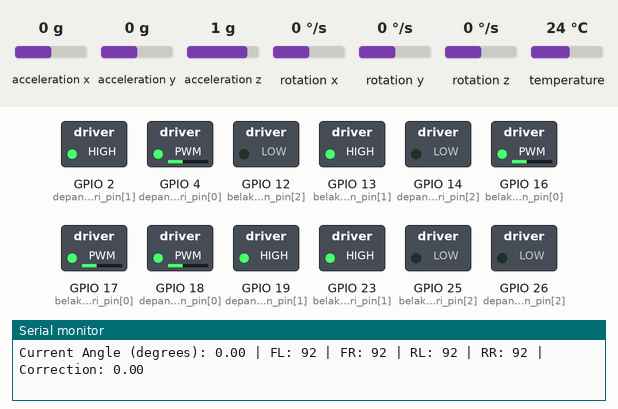
This sketch was run on a simulated ESP32. Parts: switched loads named in the sketch (green lamp = pin HIGH), the last lines printed to the serial monitor. Inputs (shaded band) come from the test bench; at power-on: rotation z 0 °/s, acceleration x 0 g, acceleration y 0 g, acceleration z 1 g, rotation x 0 °/s, rotation y 0 °/s, temperature 24 °C.

Above: at 4.86 s.
4.9 s: rotation z set to -192 °/s
At 5.24 s:
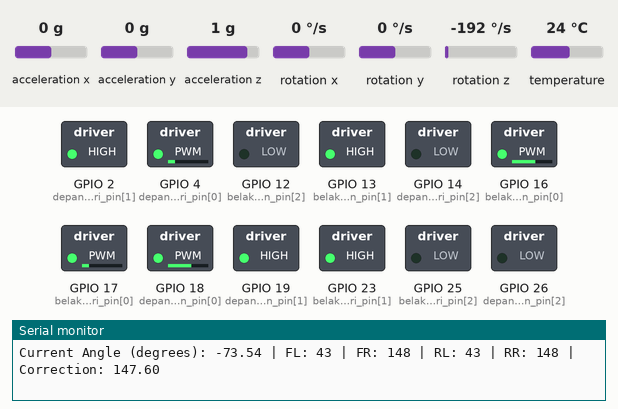
At 7.2 s:
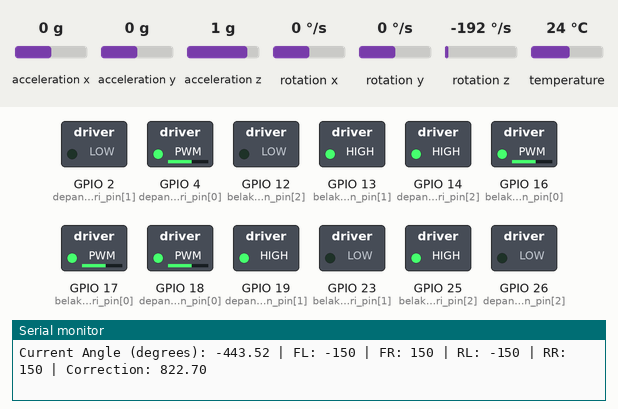
Timing chart, 0 to 8.7 s (numbered marks = the images above; inputs shaded):
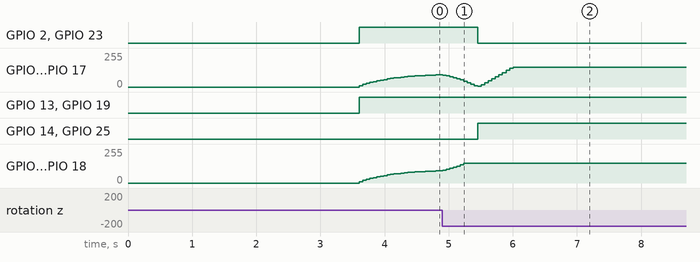

The sketch:

revisi_final_project.ino
```cpp
#include <Wire.h>
#include <Adafruit_MPU6050.h>
#include <Adafruit_Sensor.h>

const int belakang_kanan_pin[] = {16, 13, 12};
const int belakang_kiri_pin[] = {17, 23, 25};
const int depan_kanan_pin[] = {18, 19, 26};
const int depan_kiri_pin[] = {4, 2, 14};

float kp = 1.7, ki = 0.1, kd = 0.1;
float prevError = 0, integral = 0;

float targetAngle = 0;

int baseSpeed = 100;
float gyroDrift = 0.0;

unsigned long lastTime = 0;

float angle = 0;

const float smoothFactor = 0.1;

float frontLeftSpeed = 0, frontRightSpeed = 0;
float rearLeftSpeed = 0, rearRightSpeed = 0;

Adafruit_MPU6050 mpu;

void setup() {
  Serial.begin(115200);

  if (!mpu.begin()) {
    Serial.println("Failed to find MPU6050 chip");
    while (1);
  }
  mpu.setAccelerometerRange(MPU6050_RANGE_8_G);
  mpu.setGyroRange(MPU6050_RANGE_500_DEG);
  mpu.setFilterBandwidth(MPU6050_BAND_5_HZ);

  setupMotors();
  calibrateGyro();
  lastTime = millis();
}

void loop() {
  float currentAngle = getYawAngle();

  float correction = calculatePID(targetAngle, currentAngle);

  float newFrontLeftSpeed = baseSpeed - correction;
  float newFrontRightSpeed = baseSpeed + correction;
  float newRearLeftSpeed = baseSpeed - correction;
  float newRearRightSpeed = baseSpeed + correction;

  frontLeftSpeed += (newFrontLeftSpeed - frontLeftSpeed) * smoothFactor;
  frontRightSpeed += (newFrontRightSpeed - frontRightSpeed) * smoothFactor;
  rearLeftSpeed += (newRearLeftSpeed - rearLeftSpeed) * smoothFactor;
  rearRightSpeed += (newRearRightSpeed - rearRightSpeed) * smoothFactor;

  int finalFrontLeftSpeed = constrain(frontLeftSpeed, -150, 150);
  int finalFrontRightSpeed = constrain(frontRightSpeed, -150, 150);
  int finalRearLeftSpeed = constrain(rearLeftSpeed, -150, 150);
  int finalRearRightSpeed = constrain(rearRightSpeed, -150, 150);

  Serial.print("Current Angle (degrees): ");
  Serial.print(currentAngle);
  Serial.print(" | FL: ");
  Serial.print(finalFrontLeftSpeed);
  Serial.print(" | FR: ");
  Serial.print(finalFrontRightSpeed);
  Serial.print(" | RL: ");
  Serial.print(finalRearLeftSpeed);
  Serial.print(" | RR: ");
  Serial.print(finalRearRightSpeed);
  Serial.print(" | Correction: ");
  Serial.println(correction);

  setMotorSpeed(depan_kiri_pin, finalFrontLeftSpeed);
  setMotorSpeed(depan_kanan_pin, finalFrontRightSpeed);
  setMotorSpeed(belakang_kiri_pin, finalRearLeftSpeed);
  setMotorSpeed(belakang_kanan_pin, finalRearRightSpeed);

  delay(50);
}

void setupMotors() {
  for (int i = 0; i < 3; i++) {
    pinMode(depan_kiri_pin[i], OUTPUT);
    pinMode(depan_kanan_pin[i], OUTPUT);
    pinMode(belakang_kiri_pin[i], OUTPUT);
    pinMode(belakang_kanan_pin[i], OUTPUT);
  }
}

float calculatePID(float setpoint, float measured) {
  float error = setpoint - measured;
  integral += error * 0.05;
  float derivative = (error - prevError) / 0.05;
  prevError = error;

  return kp * error + ki * integral + kd * derivative;
}

void calibrateGyro() {
  Serial.println("Calibrating gyroscope...");
  float sum = 0;
  const int numSamples = 500;

  for (int i = 0; i < numSamples; i++) {
    sensors_event_t accel, gyro, temp;
    mpu.getEvent(&accel, &gyro, &temp);

    sum += gyro.gyro.z;
    delay(5);
  }

  gyroDrift = sum / numSamples;
  Serial.print("Gyro drift (rad/s): ");
  Serial.println(gyroDrift, 6);
}

float getYawAngle() {
  sensors_event_t accel, gyro, temp;
  mpu.getEvent(&accel, &gyro, &temp);

  unsigned long currentTime = millis();
  float deltaTime = (currentTime - lastTime) / 1000.0;
  lastTime = currentTime;

  float angularVelocity = gyro.gyro.z - gyroDrift;
  const float radToDeg = 180.0 / 3.14159265359;

  angle += angularVelocity * radToDeg * deltaTime;
  return angle;
}

void setMotorSpeed(const int motorPins[], int speed) {
  if (speed > 0) {
    analogWrite(motorPins[0], speed);
    digitalWrite(motorPins[1], HIGH);
    digitalWrite(motorPins[2], LOW);
  } else {
    analogWrite(motorPins[0], -speed);
    digitalWrite(motorPins[1], LOW);
    digitalWrite(motorPins[2], HIGH);
  }
}
```

Measured:
- after the input at 4.9 s, GPIO 2 (depan_kiri_pin[1]), GPIO 23 (belakang_kiri_pin[1]): HIGH → LOW after 0.55 s; GPIO 14 (depan_kiri_pin[2]), GPIO 25 (belakang_kiri_pin[2]): LOW → HIGH after 0.55 s
